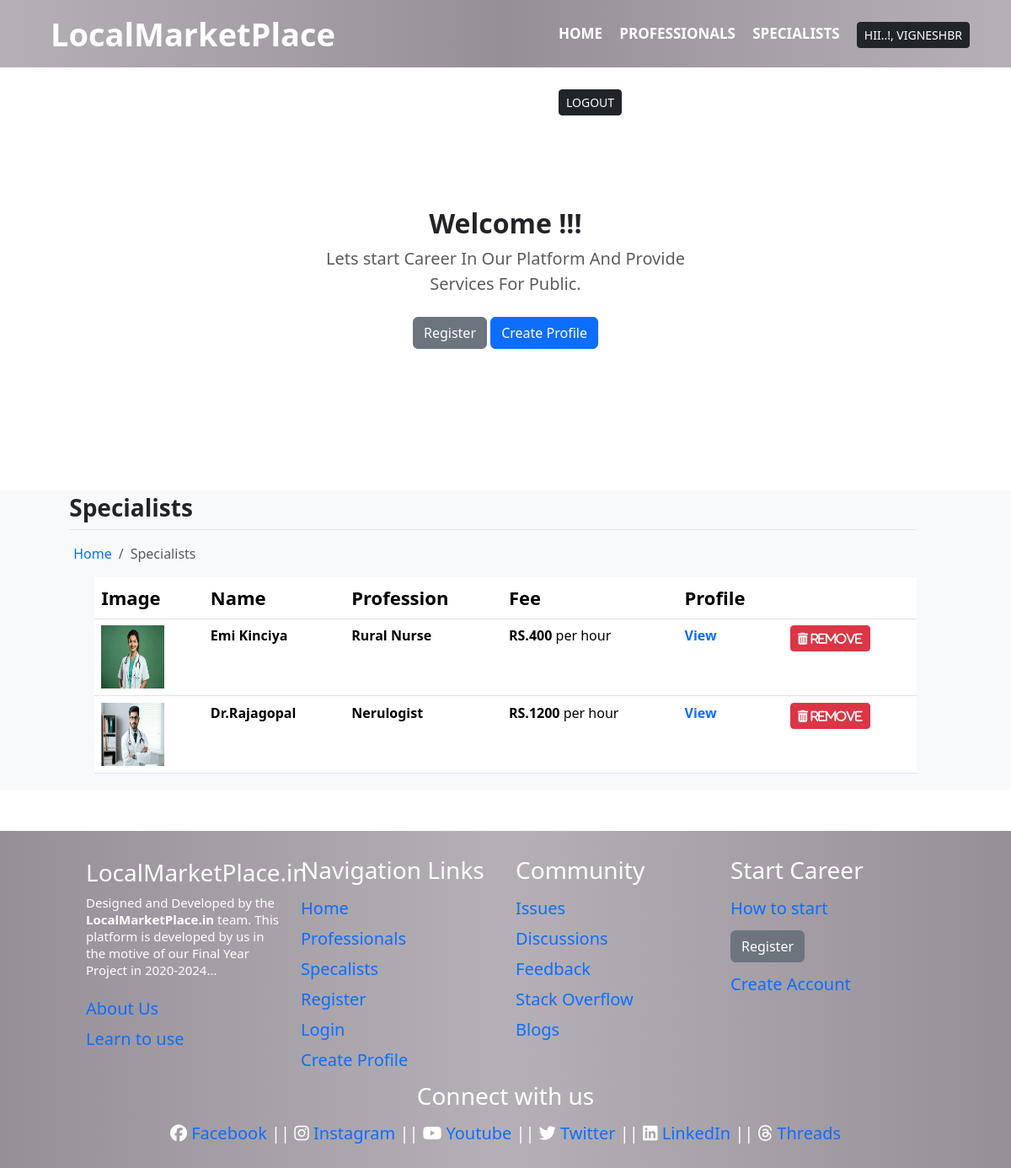
Screenshot of /specalists/ (signed in) with the database file from the repository.
### app_layouts/models.py (models this page shows, shortened)
class specialist(models.Model):
    user=models.ForeignKey(User,on_delete=models.CASCADE)
    profession=models.ForeignKey(professionals,on_delete=models.CASCADE)
    Created_at=models.DateTimeField(auto_now_add=True)

class professionals(models.Model):
    Profession=models.ForeignKey(Profession,on_delete=models.CASCADE)
    Name=models.CharField(max_length=150,null=False,blank=False)
    Image=models.ImageField(upload_to=getFileName,null=True,blank=True)
    My_Profession=models.CharField(max_length=150,null=False,blank=False)
    About_me=models.TextField(max_length=1000,null=False,blank=False)
    Qualification=models.CharField(max_length=1000,null=False,blank=False)
    Skills=models.CharField(max_length=1000,null=False,blank=False)
    Experiance=models.TextField(max_length=750,null=True,blank=True)
    Address_1=models.CharField(max_length=150,null=False,blank=False)
    Address_2=models.CharField(max_length=150,null=False,blank=False)
    District=models.CharField(max_length=150,null=False,blank=False)
    State=models.CharField(max_length=150,null=False,blank=False)
    Country=models.CharField(max_length=150,null=False,blank=False)
    GENDER_CHOICES = (
   ('M', 'Male'),
   ('F', 'Female'),
   ('O', 'Other')
    )
    Gender = models.CharField(choices=GENDER_CHOICES, max_length=128)
    Age=models.PositiveIntegerField(max_length=2,null=False,blank=False)
    Payment=models.PositiveIntegerField(max_length=5,null=False,blank=False)
    Adhar_number=models.CharField(max_length=12,null=False,blank=False)
    Adhar_image=models.ImageField(upload_to=getFileName,null=False,blank=False)
    Phone_number=models.CharField(max_length=10,null=False,blank=False)
    WhatsApp_number=models.CharField(max_length=10,null=False,blank=False)
    Email=models.EmailField(null=False,blank=False)
    Linkedin=models.URLField(max_length=150,null=True,blank=True)
    Status=models.BooleanField(default=False,help_text="0-show status || 1- hidden")
    Availabe_any_time=models.BooleanField(default=True,help_text="If Available Click Checkbox")
    Emergant_freelancer=models.BooleanField(default=True,help_text="If You Are A Emergent Worker Click Checkbox")
    Created_at=models.DateTimeField(auto_now_add=True)

### app_layouts/views.py (the view)
# urls.py: path('specalists/',views.specalists, name='specalists'),
def specalists(request):
    if request.user.is_authenticated:
        specalists=specialist.objects.filter(user=request.user)
        return render(request,'specalists.html',{"specalists":specalists})
    else:
        messages.warning(request,"Please SignIn To Access Specialist Page.")
        return redirect('/signin')

### app_layouts/models.py (called while the page is built)
    def __str__(self):
        return self.Profession_category

### app_layouts/templates/specalists.html (shortened to what this page needs)
{% extends 'default_page.html' %}
{% block title %}
{% load static %}
{% endblock title %}
{% block body %}
{% include 'navbar.html' %}
    <section class="py-5 text-center container" style="margin-top: 70px;">
        <div class="row py-lg-5">
            <div class="col-lg-6 col-md-8 mx-auto">
                <div class="fw-light"><h2><b>Welcome !!!</b></h2></div>
                <p class="lead text-muted"><b>Lets start Career In Our Platform And Provide Services For Public.</b></p>
                <p>
                    <a href="{% url 'registeration' %}" class="btn btn-secondary my-2">Register</a>
                    <a href="{% url 'freelancer_register_form2' %}" class="btn btn-primary my-2">Create Profile</a>
                </p>
            </div>
        </div>
    </section>
    <section class="bg-light py-1 my-5">
        <div class="container-fluid">
            <div class="row">
                <div class="col-12">
                    <div class="mb-3" style="margin-left: -30px;">
                        <h3 class=""><b>Specialists</b></h3>
                        <hr style="margin-top: 0px; border-color: #9aa8ac">
                    </div>
                </div>
            </div>
        </div>
        <div class="container-fluid">
            <div class="row">
                <nav aria-label="breadcrumb" style="margin-left: -25px;">
                    <ol class="breadcrumb">
                        <li class="breadcrumb-item"><a href="{% url 'home' %}" style="text-decoration: none;">Home</a></li>
                        <li class="breadcrumb-item active" aria-current="page">Specialists</li>
                    </ol>
                </nav>
            </div>
            <div class="row">
                <div class="col-md-12">
                    <table class="table">
                        <tr style="font-size: 22px;">
                            <th>Image</th>
                            <th>Name</th>
                            <th>Profession</th>
                            <th>Fee</th>
                            <th>Profile</th>
                            <th></th>
                        </tr>
                        {% for i in specalists %}
                            <td><img src="{{i.profession.Image.url}}" height="75px" width="75px" alt="{{i.profession.Name}}"></td>
                            <td><b>{{i.profession.Name}}</b></td>
                            <td><b>{{i.profession.My_Profession}}</b></td>
                            <td><b>RS.{{i.profession.Payment}}</b> per hour</td>
                            <td><a href="{% url 'pro_details' i.profession.Profession i.profession.Name %}" style="text-decoration: none;"><b>View</b></a></td>
                            <td><a href="{% url 'remove_specalist' i.id %}" onclick="return confirm('Are You Sure to Remove')" class="btn btn-danger btn-sm"><i class="fa fa-trash"> Remove</i></a></td>
                        {% endfor %}
                    </table>
                </div>
            </div>
        </div>
    </section>
{% include 'footer.html' %}
{% endblock body %}

### app_layouts/templates/navbar.html (shortened to what this page needs)
{% extends 'default_page.html' %}
{% block body%}
{% block navbar %}
{% load static %}
<link rel="stylesheet" href="{% static 'Navbar.css' %}">
<nav class="nb sticky-top">
        <label class="logo">LocalMarketPlace</label>
        <ul>
            <li><a class="" href="{% url 'home' %}">Home</a></li>
            <li><a href="{% url 'professionals' %}">Professionals</a></li>
            <li><a href="{% url 'specalists' %}">Specialists</a></li>
            {% if request.user.is_authenticated %}
                <li><a href="#" class="btn btn-dark btn-sm">Hii..!, {{request.user}}</a></li>
                <li><a href="{% url 'logout' %}" onclick="return confirm('Are You Sure to Logout')" class="btn btn-dark btn-sm">Logout</a></li>
            {% else %}
                <li><a href="{% url 'registeration' %}" class="btn btn-dark btn-sm"><b> Register </b></a></li>
                <li><a href="{% url 'login' %}" class="btn btn-dark btn-sm"><b> Login </b></a></li>
            {% endif %}
        </ul>
</nav>
{% endblock navbar %}
{% endblock body%}

### static/Navbar.css (style rules this page uses)
* { padding: 0; margin: 0; text-decoration: none; list-style: none; box-sizing: border-box; }
body { font-family: poppins; }
.nb { background: linear-gradient(to right,#b5b0b6,#968f97,#b5b0b6); height: 80px; width: 100%; }
label.logo { color: white; font-size: 38px; line-height: 80px; padding: 0 100px; font-weight: bold; margin-left: -40px; }
nav ul { float: right; margin-right: -23px; left: none; width: 50%; height: 100%; top: 0; left: -60%; transition: 1s; }
nav ul li { display: inline-block; line-height: 80px; margin: 0 8px; }
nav ul li a { color: white; font-size: 17px; font-weight: bold; text-transform: uppercase; text-decoration: none; }
section { padding: 2 rem 9%; }

### static/footer.css (style rules this page uses)
.row { width: 85%; margin: auto; display: flex; flex-wrap: wrap; align-items:flex-start ; justify-content: space-between; }

### rows the page displays
specialist: profession.Image (picture), profession.Name "Emi Kinciya", profession.My_Profession "Rural Nurse", profession.Payment "400"
specialist: profession.Image (picture), profession.Name "Dr.Rajagopal", profession.My_Profession "Nerulogist", profession.Payment "1200"

### other values shown
{{ request.user }} "VIGNESHBR"
